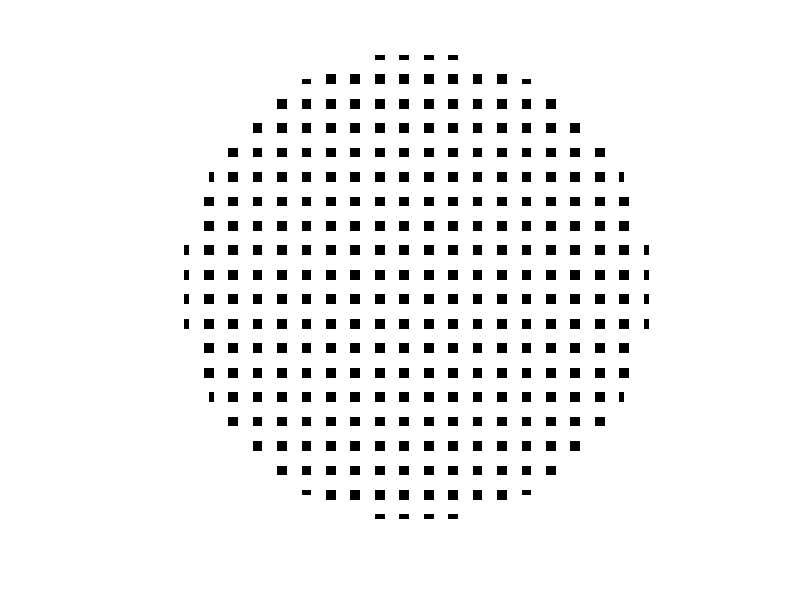

MATLAB code for this plot:
clc; clear
H=100;
por=0.6;
way=2;
N=2;
nx1=H; ny1=H;
nx=N*nx1; ny=N*ny1;
Dr=H-4;
lx=H/2+1; ly=H/2+1;
%obst=zeros(nx,ny);
[y,x]=meshgrid(1:ny1,1:nx1);
obst1=(x-lx).^2 + (y-ly).^2 < (Dr/2).^2;
%%Way 1: 完全随机！
if way==1
    obst2=rand(nx1,ny1,1)>por;
end
%%Way 2：规则布置
if way==2
    obst2=zeros(nx1,ny1);
    num=20;
    lx=nx1/num;
    Dp=round((lx^2*(1-por))^0.5);
    for numx=1:num
        for numy=1:num
            obst2(round((numx-0.5)*lx-Dp/2)+2:round((numx-0.5)*lx+Dp/2),round((numy-0.5)*lx-Dp/2)+2:round((numy-0.5)*lx+Dp/2))=1;
        end
    end
end
%%Way 3：随机参数构造
if way==3
    d_Mar=4;
    cDr=4*por/pi/d_Mar^2;
    d14=1;
    d58=0.25*d14;
    obst2=zeros(nx1,ny1);
    num_c=sum(obst1(:));  %圆形内！
    numtotal_need= (1-por) * num_c;   %固体核心数目
    numMarpore=0;
    MM=round(nx1*ny1*cDr*2);
    Marpore=zeros(MM,2);
    for i=1: nx1 %第1步, 遍历所有网格, 生成孔隙内核
        for j = 1:ny1
            if (i-lx)^2+(j-ly)^2<(Dr/2)^2
                if rand( ) < cDr %判断是否为生长核，如（0,1）随机数小于生长核分布概率cDr，则为生长核；
                    numMarpore= numMarpore+ 1;%孔隙内核数目；
                    obst2(i,j) = 1;%标记改格子为固体；
                    Marpore(numMarpore,1) = i;%重新标记孔隙内核的横纵坐标？
                    Marpore(numMarpore,2) = j;
                end % end if
            end
        end % end j
    end % end i
    TnumMarpore= numMarpore;
    % 第2 步, 从孔隙内核向周围8 个方向生长
    while TnumMarpore< numtotal_need %判读是否达到预设的孔隙份额
        for index_Marpore= 1: TnumMarpore
            index_i= Marpore(index_Marpore, 1);
            index_j= Marpore(index_Marpore, 2);
            % 孔隙内核向右边生长, 图1 中右1 方向
            if index_j< ny1 &&(index_i-lx)^2+(index_j-ly)^2<(Dr/2)^2
                i= index_i; j = index_j + 1; % right 1
                if (obst2( i, j )== 0 && rand( ) < d14)
                    numMarpore= numMarpore+ 1; obst2( i, j ) = 1;
                    Marpore( numMarpore, 1) = i; Marpore(numMarpore, 2) = j;
                end
            end %index_j
            % 孔隙内核向上边生长, 图1 中右2 方向
            if index_i> 1 &&(index_i-lx)^2+(index_j-ly)^2<(Dr/2)^2
                i= index_i-1; j = index_j; % 2
                if (obst2( i, j )== 0 && rand( ) < d14)
                    numMarpore= numMarpore+ 1; obst2( i, j ) = 1;
                    Marpore( numMarpore, 1) = i; Marpore(numMarpore, 2) = j;
                end
            end %index_j
            % 孔隙内核向左边生长, 图1 中右3 方向
            if index_j> 1  &&(index_i-lx)^2+(index_j-ly)^2<(Dr/2)^2
                i= index_i; j = index_j-1; % 3
                if (obst2( i, j )== 0 && rand( ) < d14)
                    numMarpore= numMarpore+ 1; obst2( i, j ) = 1;
                    Marpore( numMarpore, 1) = i; Marpore(numMarpore, 2) = j;
                end
            end %index_j
            % 孔隙内核向下边生长, 图1 中右4 方向
            if index_i< nx1  &&(index_i-lx)^2+(index_j-ly)^2<(Dr/2)^2
                i= index_i+1; j = index_j; % 4
                if (obst2( i, j )== 0 && rand( ) < d14)
                    numMarpore= numMarpore+ 1; obst2( i, j ) = 1;
                    Marpore( numMarpore, 1) = i; Marpore(numMarpore, 2) = j;
                end
            end %index_j
            % 孔隙内核向右上边生长, 图1 中右5 方向
            if index_j< ny1 && index_i>1  &&(index_i-lx)^2+(index_j-ly)^2<(Dr/2)^2
                i= index_i-1; j = index_j+1; % 5
                if (obst2( i, j )== 0 && rand( ) < d58)
                    numMarpore= numMarpore+ 1; obst2( i, j ) = 1;
                    Marpore( numMarpore, 1) = i; Marpore(numMarpore, 2) = j;
                end
            end %index_j
            % 孔隙内核向左上边生长, 图1 中右6 方向
            if index_j>1 && index_i>1  &&(index_i-lx)^2+(index_j-ly)^2<(Dr/2)^2
                i= index_i-1; j = index_j-1; % 6
                if (obst2( i, j )== 0 && rand( ) < d58)
                    numMarpore= numMarpore+ 1; obst2( i, j ) = 1;
                    Marpore( numMarpore, 1) = i; Marpore(numMarpore, 2) = j;
                end
            end %index_j
            % 孔隙内核向左下边生长, 图1 中右7 方向
            if index_j>1 && index_i< nx1  &&(index_i-lx)^2+(index_j-ly)^2<(Dr/2)^2
                i= index_i+1; j = index_j-1; % 7
                if (obst2( i, j )== 0 && rand( ) < d58)
                    numMarpore= numMarpore+ 1; obst2( i, j ) = 1;
                    Marpore( numMarpore, 1) = i; Marpore(numMarpore, 2) = j;
                end
            end %index_j
            % 孔隙内核向右下边生长, 图1 中右8 方向
            if index_j< ny1 && index_i< nx1  &&(index_i-lx)^2+(index_j-ly)^2<(Dr/2)^2
                i= index_i+1; j = index_j+1; % 5
                if (obst2( i, j )== 0 && rand( ) < d58)
                    numMarpore= numMarpore+ 1; obst2( i, j ) = 1;
                    Marpore( numMarpore, 1) = i; Marpore(numMarpore, 2) = j;
                end
            end %index_j
        end % index _Marpore, 循环结束
        TnumMarpore=numMarpore;
    end %end while, 第2 步结束
end
if way==4
    d_Mar=4;
    cDr=4*por/pi/d_Mar^2;
    d14=0.1;
    d58=0.25*d14;
    obst2=ones(nx1,ny1);
    num_c=sum(obst1(:));  %圆形内！
    numtotal_need= por * num_c;   %孔隙核心数目
    numMarpore=0;
    MM=round(nx1*ny1*cDr*2);
    Marpore=zeros(MM,2);
    for i=1: nx1 %第1步, 遍历所有网格, 生成孔隙内核
        for j = 1:ny1
            if (i-lx)^2+(j-ly)^2<(Dr/2)^2
                if rand( ) < cDr %判断是否为生长核，如（0,1）随机数小于生长核分布概率cDr，则为生长核；
                    numMarpore= numMarpore+ 1;%孔隙内核数目；
                    obst2(i,j) = 0;%标记改格子为固体；
                    Marpore(numMarpore,1) = i;%重新标记孔隙内核的横纵坐标？
                    Marpore(numMarpore,2) = j;
                end % end if
            end
        end % end j
    end % end i
    TnumMarpore= numMarpore;
    % 第2 步, 从孔隙内核向周围8 个方向生长
    while TnumMarpore< numtotal_need %判读是否达到预设的孔隙份额
        for index_Marpore= 1: TnumMarpore
            index_i= Marpore(index_Marpore, 1);
            index_j= Marpore(index_Marpore, 2);
            % 孔隙内核向右边生长, 图1 中右1 方向
            if index_j< ny1 &&(index_i-lx)^2+(index_j-ly)^2<(Dr/2)^2
                i= index_i; j = index_j + 1; % right 1
                if (obst2( i, j )== 1 && rand( ) < d14)
                    numMarpore= numMarpore+ 1; obst2( i, j ) = 0;
                    Marpore( numMarpore, 1) = i; Marpore(numMarpore, 2) = j;
                end
            end %index_j
            % 孔隙内核向上边生长, 图1 中右2 方向
            if index_i> 1 &&(index_i-lx)^2+(index_j-ly)^2<(Dr/2)^2
                i= index_i-1; j = index_j; % 2
                if (obst2( i, j )== 1 && rand( ) < d14)
                    numMarpore= numMarpore+ 1; obst2( i, j ) = 0;
                    Marpore( numMarpore, 1) = i; Marpore(numMarpore, 2) = j;
                end
            end %index_j
            % 孔隙内核向左边生长, 图1 中右3 方向
            if index_j> 1  &&(index_i-lx)^2+(index_j-ly)^2<(Dr/2)^2
                i= index_i; j = index_j-1; % 3
                if (obst2( i, j )== 1 && rand( ) < d14)
                    numMarpore= numMarpore+ 1; obst2( i, j ) = 0;
                    Marpore( numMarpore, 1) = i; Marpore(numMarpore, 2) = j;
                end
            end %index_j
            % 孔隙内核向下边生长, 图1 中右4 方向
            if index_i< nx1  &&(index_i-lx)^2+(index_j-ly)^2<(Dr/2)^2
                i= index_i+1; j = index_j; % 4
                if (obst2( i, j )== 1 && rand( ) < d14)
                    numMarpore= numMarpore+ 1; obst2( i, j ) = 0;
                    Marpore( numMarpore, 1) = i; Marpore(numMarpore, 2) = j;
                end
            end %index_j
            % 孔隙内核向右上边生长, 图1 中右5 方向
            if index_j< ny1 && index_i>1  &&(index_i-lx)^2+(index_j-ly)^2<(Dr/2)^2
                i= index_i-1; j = index_j+1; % 5
                if (obst2( i, j )== 1 && rand( ) < d58)
                    numMarpore= numMarpore+ 1; obst2( i, j ) = 0;
                    Marpore( numMarpore, 1) = i; Marpore(numMarpore, 2) = j;
                end
            end %index_j
            % 孔隙内核向左上边生长, 图1 中右6 方向
            if index_j>1 && index_i>1  &&(index_i-lx)^2+(index_j-ly)^2<(Dr/2)^2
                i= index_i-1; j = index_j-1; % 6
                if (obst2( i, j )== 1 && rand( ) < d58)
                    numMarpore= numMarpore+ 1; obst2( i, j ) = 0;
                    Marpore( numMarpore, 1) = i; Marpore(numMarpore, 2) = j;
                end
            end %index_j
            % 孔隙内核向左下边生长, 图1 中右7 方向
            if index_j>1 && index_i< nx1  &&(index_i-lx)^2+(index_j-ly)^2<(Dr/2)^2
                i= index_i+1; j = index_j-1; % 7
                if (obst2( i, j )== 1 && rand( ) < d58)
                    numMarpore= numMarpore+ 1; obst2( i, j ) = 0;
                    Marpore( numMarpore, 1) = i; Marpore(numMarpore, 2) = j;
                end
            end %index_j
            % 孔隙内核向右下边生长, 图1 中右8 方向
            if index_j< ny1 && index_i< nx1  &&(index_i-lx)^2+(index_j-ly)^2<(Dr/2)^2
                i= index_i+1; j = index_j+1; % 5
                if (obst2( i, j )== 1 && rand( ) < d58)
                    numMarpore= numMarpore+ 1; obst2( i, j ) = 0;
                    Marpore( numMarpore, 1) = i; Marpore(numMarpore, 2) = j;
                end
            end %index_j
        end % index _Marpore, 循环结束
        TnumMarpore=numMarpore;
    end %end while, 第2 步结束
end
obst=obst1&obst2;
porYan=1-sum(obst(:))/sum(obst1(:));
imshow(rot90(1-obst));
obsthole=imfill(obst,'holes');
%% 网格扩展！
obstN=zeros(nx,ny);
[line,row]=find(obst==1);
for i=1:N
    for j=1:N
        obstN(N*line(:)-i+1,N*row(:)-j+1)=obst(line(:),row(:));
    end
end
imshow(rot90(1-obstN));

